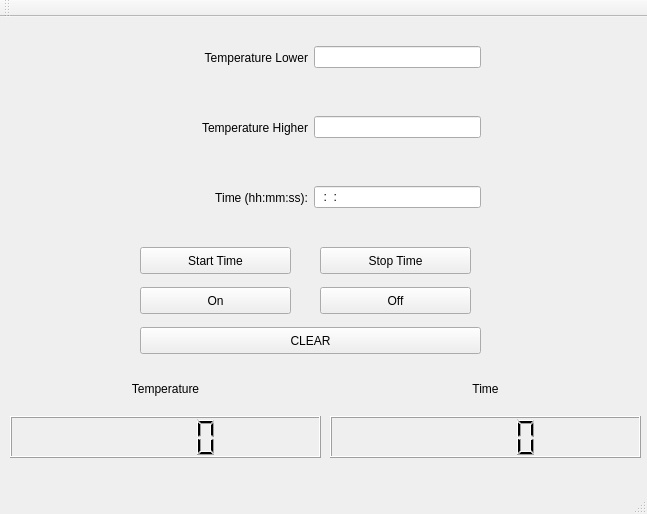
<?xml version="1.0" encoding="UTF-8"?>
<ui version="4.0">
 <class>MainWindow</class>
 <widget class="QMainWindow" name="MainWindow">
  <property name="geometry">
   <rect>
    <x>0</x>
    <y>0</y>
    <width>647</width>
    <height>514</height>
   </rect>
  </property>
  <property name="windowTitle">
   <string>Gambeer Brewing Manager</string>
  </property>
  <widget class="QWidget" name="centralwidget">
   <widget class="QWidget" name="horizontalLayoutWidget">
    <property name="geometry">
     <rect>
      <x>140</x>
      <y>10</y>
      <width>341</width>
      <height>61</height>
     </rect>
    </property>
    <layout class="QHBoxLayout" name="hl_1">
     <item>
      <widget class="QLabel" name="label_temp_inf">
       <property name="sizePolicy">
        <sizepolicy hsizetype="MinimumExpanding" vsizetype="MinimumExpanding">
         <horstretch>0</horstretch>
         <verstretch>0</verstretch>
        </sizepolicy>
       </property>
       <property name="layoutDirection">
        <enum>Qt::LeftToRight</enum>
       </property>
       <property name="text">
        <string>Temperature Lower</string>
       </property>
       <property name="alignment">
        <set>Qt::AlignRight|Qt::AlignTrailing|Qt::AlignVCenter</set>
       </property>
      </widget>
     </item>
     <item>
      <widget class="QLineEdit" name="lineEditTempInf">
       <property name="inputMask">
        <string>000; </string>
       </property>
       <property name="maxLength">
        <number>3</number>
       </property>
      </widget>
     </item>
    </layout>
   </widget>
   <widget class="QWidget" name="horizontalLayoutWidget_2">
    <property name="geometry">
     <rect>
      <x>140</x>
      <y>80</y>
      <width>341</width>
      <height>61</height>
     </rect>
    </property>
    <layout class="QHBoxLayout" name="hl_2">
     <item>
      <widget class="QLabel" name="label_temp_sup">
       <property name="sizePolicy">
        <sizepolicy hsizetype="MinimumExpanding" vsizetype="MinimumExpanding">
         <horstretch>0</horstretch>
         <verstretch>0</verstretch>
        </sizepolicy>
       </property>
       <property name="layoutDirection">
        <enum>Qt::LeftToRight</enum>
       </property>
       <property name="text">
        <string>Temperature Higher</string>
       </property>
       <property name="alignment">
        <set>Qt::AlignRight|Qt::AlignTrailing|Qt::AlignVCenter</set>
       </property>
      </widget>
     </item>
     <item>
      <widget class="QLineEdit" name="lineEditTempSup">
       <property name="inputMask">
        <string>000; </string>
       </property>
       <property name="maxLength">
        <number>3</number>
       </property>
      </widget>
     </item>
    </layout>
   </widget>
   <widget class="QWidget" name="horizontalLayoutWidget_3">
    <property name="geometry">
     <rect>
      <x>140</x>
      <y>150</y>
      <width>341</width>
      <height>61</height>
     </rect>
    </property>
    <layout class="QHBoxLayout" name="hl_3">
     <item>
      <widget class="QLabel" name="label_time">
       <property name="sizePolicy">
        <sizepolicy hsizetype="MinimumExpanding" vsizetype="MinimumExpanding">
         <horstretch>0</horstretch>
         <verstretch>0</verstretch>
        </sizepolicy>
       </property>
       <property name="layoutDirection">
        <enum>Qt::LeftToRight</enum>
       </property>
       <property name="text">
        <string>Time (hh:mm:ss):</string>
       </property>
       <property name="alignment">
        <set>Qt::AlignRight|Qt::AlignTrailing|Qt::AlignVCenter</set>
       </property>
       <property name="wordWrap">
        <bool>true</bool>
       </property>
      </widget>
     </item>
     <item>
      <widget class="QLineEdit" name="lineEditTime">
       <property name="inputMask">
        <string>00:00:00; </string>
       </property>
      </widget>
     </item>
    </layout>
   </widget>
   <widget class="QPushButton" name="buttonStart">
    <property name="geometry">
     <rect>
      <x>140</x>
      <y>230</y>
      <width>151</width>
      <height>27</height>
     </rect>
    </property>
    <property name="text">
     <string>Start Time</string>
    </property>
   </widget>
   <widget class="QWidget" name="verticalLayoutWidget">
    <property name="geometry">
     <rect>
      <x>10</x>
      <y>350</y>
      <width>311</width>
      <height>91</height>
     </rect>
    </property>
    <layout class="QVBoxLayout" name="vl_1">
     <item>
      <widget class="QLabel" name="label_temp">
       <property name="text">
        <string>Temperature</string>
       </property>
       <property name="alignment">
        <set>Qt::AlignCenter</set>
       </property>
      </widget>
     </item>
     <item>
      <widget class="QLCDNumber" name="lcdNumberTemp"/>
     </item>
    </layout>
   </widget>
   <widget class="QWidget" name="verticalLayoutWidget_2">
    <property name="geometry">
     <rect>
      <x>330</x>
      <y>350</y>
      <width>311</width>
      <height>91</height>
     </rect>
    </property>
    <layout class="QVBoxLayout" name="vl_2">
     <item>
      <widget class="QLabel" name="label_time_2">
       <property name="text">
        <string>Time</string>
       </property>
       <property name="alignment">
        <set>Qt::AlignCenter</set>
       </property>
      </widget>
     </item>
     <item>
      <widget class="QLCDNumber" name="lcdNumberTime"/>
     </item>
    </layout>
   </widget>
   <widget class="QPushButton" name="buttonStop">
    <property name="geometry">
     <rect>
      <x>320</x>
      <y>230</y>
      <width>151</width>
      <height>27</height>
     </rect>
    </property>
    <property name="text">
     <string>Stop Time</string>
    </property>
   </widget>
   <widget class="QPushButton" name="buttonClear">
    <property name="geometry">
     <rect>
      <x>140</x>
      <y>310</y>
      <width>341</width>
      <height>27</height>
     </rect>
    </property>
    <property name="text">
     <string>CLEAR</string>
    </property>
   </widget>
   <widget class="QPushButton" name="buttonOn">
    <property name="geometry">
     <rect>
      <x>140</x>
      <y>270</y>
      <width>151</width>
      <height>27</height>
     </rect>
    </property>
    <property name="text">
     <string>On</string>
    </property>
   </widget>
   <widget class="QPushButton" name="buttonOff">
    <property name="geometry">
     <rect>
      <x>320</x>
      <y>270</y>
      <width>151</width>
      <height>27</height>
     </rect>
    </property>
    <property name="text">
     <string>Off</string>
    </property>
   </widget>
  </widget>
  <widget class="QMenuBar" name="menubar">
   <property name="geometry">
    <rect>
     <x>0</x>
     <y>0</y>
     <width>647</width>
     <height>25</height>
    </rect>
   </property>
  </widget>
  <widget class="QStatusBar" name="statusbar"/>
  <widget class="QToolBar" name="toolBar">
   <property name="windowTitle">
    <string>toolBar</string>
   </property>
   <attribute name="toolBarArea">
    <enum>TopToolBarArea</enum>
   </attribute>
   <attribute name="toolBarBreak">
    <bool>false</bool>
   </attribute>
  </widget>
 </widget>
 <resources/>
 <connections/>
</ui>
